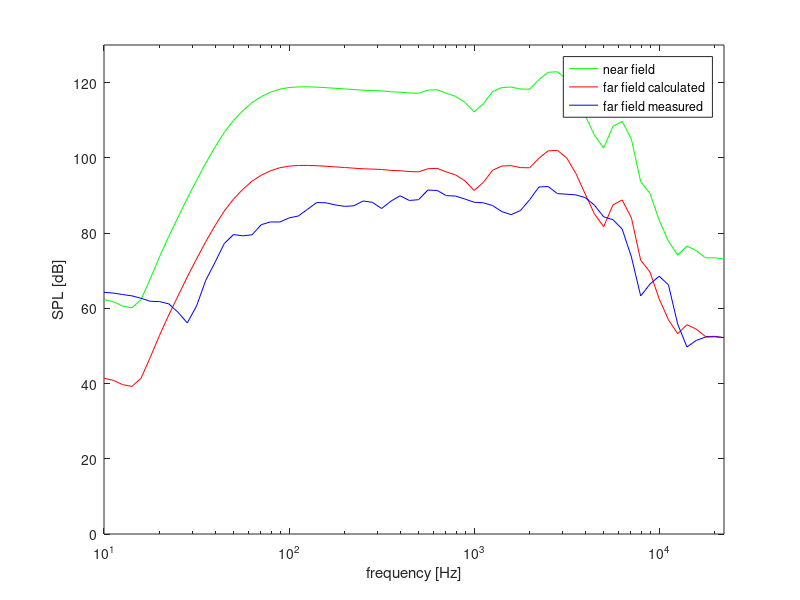
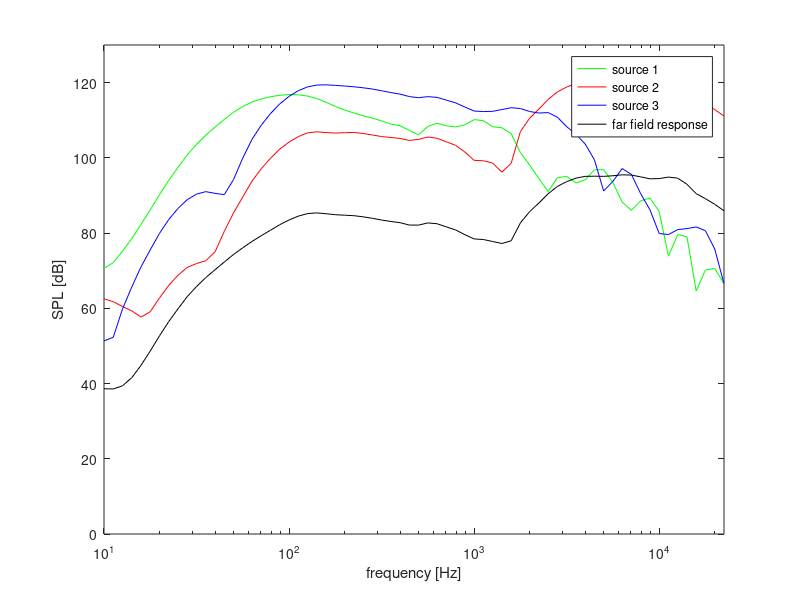

These figures' MATLAB source, in order:
clear all
close all
clc

%          ONE SOURCE
one_source = importdata('NF_FF_1_Source/Caja 3 Labo 1 way/SPL_CC-WC.txt'); %near field
f = one_source(:,1);
spl_1 = one_source(:,2);

spl_1_ff_calc = spl_1+20*log10(0.18/1)-6

one_source_ff_measured = importdata('NF_FF_1_Source/Caja 3 Labo 1 way/SPL_FF_Measured_1M_WH.txt'); %far field measured
spl_1_ff_m = one_source_ff_measured(:,2)

figure()
semilogx(f,spl_1,'green',f,spl_1_ff_calc,'red',f,spl_1_ff_m,'blue')
xlabel('frequency [Hz]')
ylabel('SPL [dB]')
xlim([10,22400])
ylim([0,130])
legend('near field','far field calculated','far field measured');



%           THREE SOUCES
ts_s1 = importdata('NF_FF_3_Sources/SS1.txt');
spl_3_1 = ts_s1(:,2);
ts_s2 = importdata('NF_FF_3_Sources/SS3.txt');
spl_3_2 = ts_s2(:,2);
ts_s3 = importdata('NF_FF_3_Sources/SS2.txt');
spl_3_3 = ts_s3(:,2);

spl_3_1_ff = spl_3_1+20*log10(0.025/1)-6;
spl_3_2_ff = spl_3_2+20*log10(0.11/1)-6;
spl_3_3_ff = spl_3_3+20*log10(0.025/1)-6;

spl_3 = 10*log10((10.^((spl_3_1_ff)/10))+(10.^((spl_3_2_ff)/10))+(10.^((spl_3_3_ff)/10)));

figure()
semilogx(f,spl_3_1,'green',f,spl_3_2,'red',f,spl_3_3,'blue',f,spl_3,'black')
xlabel('frequency [Hz]')
ylabel('SPL [dB]')
xlim([10,22400])
ylim([0,130])
legend('source 1','source 2','source 3','far field response');